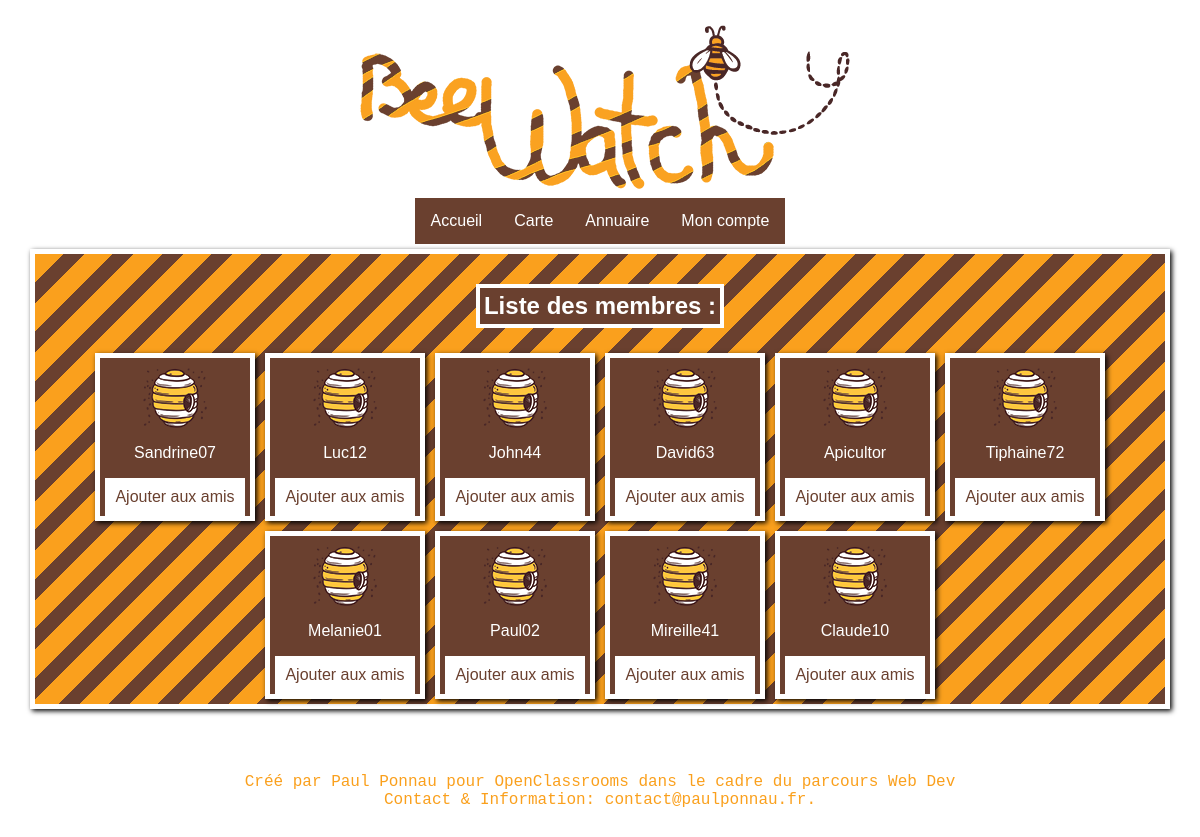
The app's page /index.php?action=Members (signed in) with its own data.
### tables this page shows
CREATE TABLE IF NOT EXISTS `accounts` (
  `id` int(11) NOT NULL AUTO_INCREMENT,
  `username` varchar(11) NOT NULL,
  `email` varchar(25) NOT NULL,
  `password` varchar(255) NOT NULL,
  `surname` varchar(25) NOT NULL,
  `firstname` varchar(25) NOT NULL,
  PRIMARY KEY (`id`)
);

### controller/account_management/memberListController.php (called while the page is built, shortened)
<?php
$accountManager = new AccountManager();
$listOfAccounts = $accountManager->readAllAccounts();
require('view/backend/user/account_management/membersListView.php');

### model/AccountManager.php (called while the page is built, shortened)
<?php
class AccountManager extends Manager
{
    public function readAllAccounts()
    {
        $db = $this->dbConnect();
        $req = $db->query('SELECT id, username FROM accounts');
        return $req;
    }
}

### view/backend/user/account_management/membersListView.php (the view, shortened to what this page needs)
<div id="memberListDiv">
    <h2>Liste des membres :</h2>
    <div id="memberList_cardsContainer">
        <?php
        while ($data = $listOfAccounts->fetch()) {
            if ($data['id'] != $_SESSION['id'])
            {?>
                <div class="memberCardDiv">
                    <img src="css/media/naturalHiveColor.png">
                    <p class="memberCardDiv_name"><?= $data['username'] ?></p>
                    <a class="memberCardDiv_button" href="index.php?action=user_Account_Inbox&send_FriendshipRequest=<?= $data['id']?>">Ajouter aux amis</a>
                </div>
            <?php }
            }
        ?>
    </div>
</div>
<?php $content = ob_get_clean(); ?>
<?php require('view/backend/template.php'); ?>

### index.php (shortened to what this page needs)
<?php
try {
    if (isset($_GET['action'])) {
        if ($_GET['action'] == 'auth_New') {
            require('controller/authentification/authNewController.php');
        } elseif ($_GET['action'] == 'auth_Verify') {
            require('controller/authentification/authVerifyController.php');
        } elseif ($_GET['action'] == 'auth_New_Create') {
            require('controller/authentification/authNewController.php');
        } elseif ($_GET['action'] == 'auth_Verify_Disconnect'){
            require('controller/authentification/authVerifyController.php');
            disconnectUser();
        } elseif ($_GET['action'] == 'auth_Verify_Cleared') {
            require('controller/hive_management/hiveMapAllController.php');
        } elseif ($_GET['action'] == 'user_Account_Manage') {
            require('controller/account_management/userAccountController.php');
        } elseif ($_GET['action'] == 'user_Account_Change_Password') {
            require('controller/account_management/userAccountPasswordChangeController.php');
        } elseif ($_GET['action'] == 'Change_Password') {
            require('controller/account_management/userAccountPasswordChangeController.php');
            changeAccount_password($_SESSION['id'], $_POST['password']);
        } elseif ($_GET['action'] == 'user_Account_Deletion') {
            require('controller/account_management/userAccountDeletionController.php');
        } elseif ($_GET['action'] == 'Delete_Account') {
            if ($_POST['delete'] = true) {
                require('controller/account_management/userAccountDeletionController.php');
                deleteAccount($_SESSION['id']);
            } else {}
        } elseif ($_GET['action'] == 'user_Account_Inbox') {
            require('controller/account_management/userAccountInboxController.php');
        } elseif ($_GET['action'] == 'Members') {
            require('controller/account_management/memberListController.php');
        } elseif ($_GET['action'] == 'hiveMap_All') {
            require('controller/hive_management/hiveMapAllController.php');
        } elseif ($_GET['action'] == 'hiveMap_Account') {
            require('controller/hive_management/hiveMapAccountController.php');
        } elseif ($_GET['action'] == 'hiveMap_Account_HiveCreator') {
            require('controller/hive_management/hiveCreatorController.php');
        }elseif ($_GET['action'] == 'hiveMap_Account_HiveEditor') {
            require('controller/hive_management/hiveEditorController.php');
        }elseif ($_GET['action'] == 'hiveMap_CreateIncident') {
            require('controller/hive_management/hiveMapAllController.php');
        }
    } elseif (!empty($_SESSION['user_username'])) {
        require('controller/homepageLoggedController.php');
    } else {
        require('controller/homepageController.php');
    }
}
catch(Exception $e) {
    $errorMessage = $e->getMessage();
    echo $errorMessage;
}

### view/backend/template.php (shortened to what this page needs)
<!DOCTYPE html>
<html>
    <head>
        <link href="css/style.css" rel="stylesheet" />
    </head>
    <body>
        <div id="bloc_page">
            <header id="header">
            <div id="logo_container">
                    <div id="logo_fat"><img src="css/media/beewatch_logo.png" alt="BeeWatch logo"></div>
                </div>
                <nav class="navbar">
                    <a href="index.php">Accueil</a>
                    <a href="index.php?action=hiveMap_All">Carte</a>
                    <a href="index.php?action=Members">Annuaire</a>
                    <div class="dropdown">
                        <button class="dropbtn" onclick="menuToggle()">Mon compte</button>
                    </div>
                </nav>
            </header>
            <div id="content">
                <?= $content ?>
            </div>
        </div>
        <footer>
            <div>
                <p>Créé par Paul Ponnau pour OpenClassrooms dans le cadre du parcours Web Dev<br>Contact & Information: contact@paulponnau.fr.</p>
            </div>
        </footer>
    </body>
</html>

### css/style.css (style rules this page uses)
html { position: relative; min-height: 100%; }
body { margin: 0 0 100px; padding: 25px; }
#bloc_page { display: flex; flex-direction: column; background-color: white; border-radius: 15px; font-family: Arial, Helvetica, sans-serif; }
#header { display: flex; flex-direction: column; justify-content: flex-start; align-items: center; }
.navbar { overflow: hidden; background-color: #6a402f; font-family: Arial, Helvetica, sans-serif; }
.navbar a { float: left; font-size: 16px; color: white; text-align: center; padding: 14px 16px; text-decoration: none; }
.dropdown { float: left; overflow: hidden; }
.dropdown .dropbtn { cursor: pointer; font-size: 16px; border: none; outline: none; color: white; padding: 14px 16px; background-color: inherit; font-family: inherit; margin: 0; }
footer { color: #faa01d; font-family: "Courier new"; font-size: 1em; text-align: center; position: absolute; left: 0; bottom: 0; height: 100px; width: 100%; overflow: hidden; }
#memberListDiv { display: flex; flex-direction: column; align-items: center; width: auto; height: auto; padding-top: 10px; margin: 5px 5px 5px 5px; background: repeating-linear-gradient( 135deg, #faa01d, #faa01d 20px, #6a402f 20px, #6a402f 35px ); border: 5px solid white; box-shadow: 2px 2px 5px black; }
#memberListDiv h2 { background: #6a402f; border: 4px solid white; padding: 4px; color: white; }
#memberList_cardsContainer { display: flex; flex-direction: row; justify-content: center; flex-wrap: wrap; }
.memberCardDiv { display: flex; flex-direction: column; align-items: center; width: 150px; height: auto; padding-top: 10px; margin: 5px 5px 5px 5px; background: #6a402f; color: white; border: 5px solid white; box-shadow: 2px 2px 5px black; }
.memberCardDiv_button { background-color: white; border: 10px solid white; color: #6a402f; text-decoration: none; }

### records on screen
accounts: username "Sandrine07"
accounts: username "Luc12"
accounts: username "John44"
accounts: username "David63"
accounts: username "Apicultor"
accounts: username "Tiphaine72"
accounts: username "Melanie01"
accounts: username "Paul02"
accounts: username "Mireille41"
accounts: username "Claude10"
